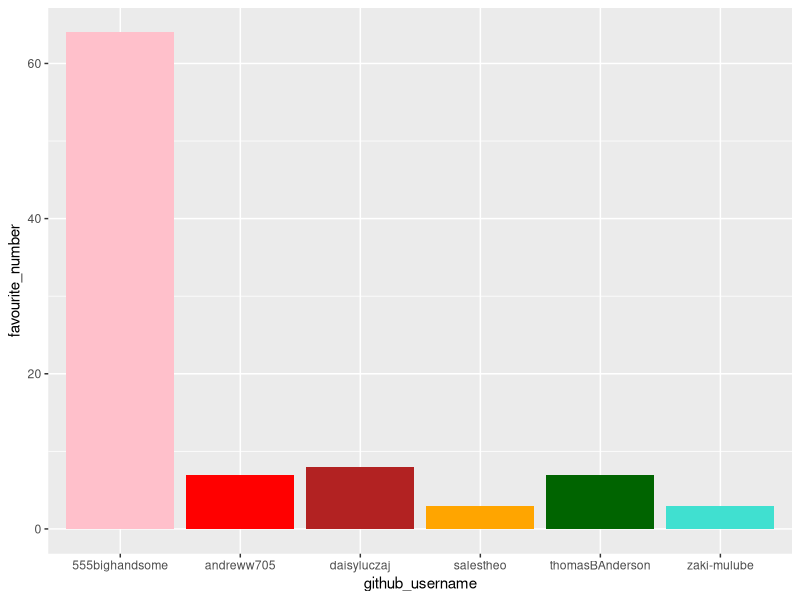
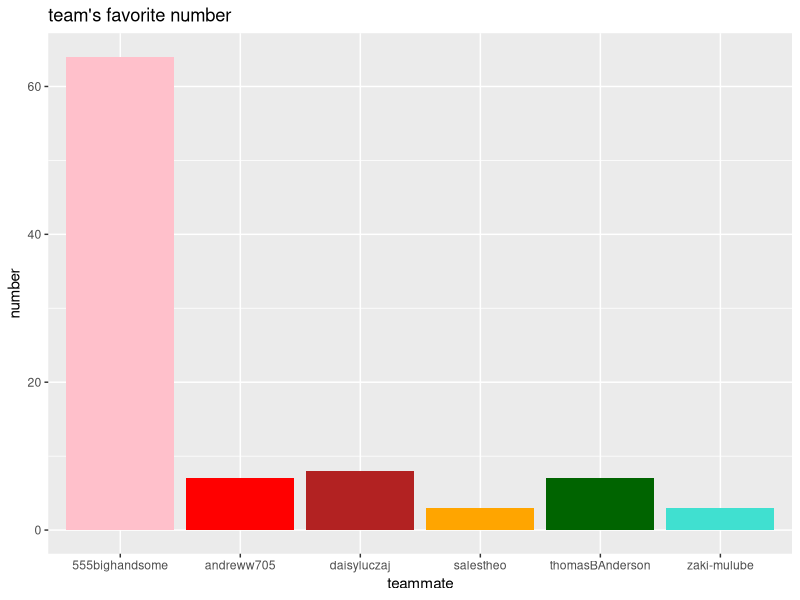
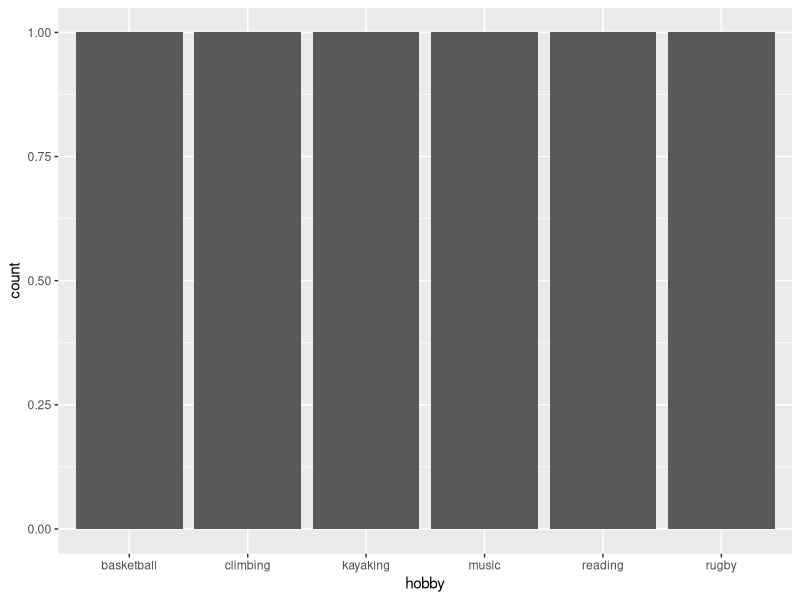

The R source for these figures, in order:
## ---- chunk 1
library(tidyverse) 
## ---- chunk 2
team_data <- tibble(
  name = c("Theo Sales", "Thomas Anderson", "Zach Zhao", 
           "Andrew Wraighd", "Daisy Luczaj", "Zaki Mulube"),
  github_username = c("andreww705", "zaki-mulube", "salestheo", 
                      "555bighandsome", "thomasBAnderson", "daisyluczaj"), 
  colour = c("red", "turquoise", "orange", 
             "pink", "darkgreen", "firebrick"),
  hobby = c("climbing", "kayaking", "reading", 
            "rugby", "basketball", "music"),
  favourite_number = c(7, 3, 3, 64, 7, 8)
  )

team_data
## ---- chunk 3
p1 <- ggplot(data = team_data, 
             mapping = aes(x = github_username, 
                           y = favourite_number,
                           fill = colour), 
             ) +
   geom_col() +
   scale_fill_identity()
p1
## ---- chunk 4
p1 + labs(x = "teammate", 
          y = "number",
          title = "team's favorite number")
## ---- chunk 5
p2 <- ggplot(team_data, aes(x = hobby)) +
  geom_bar()
p2
